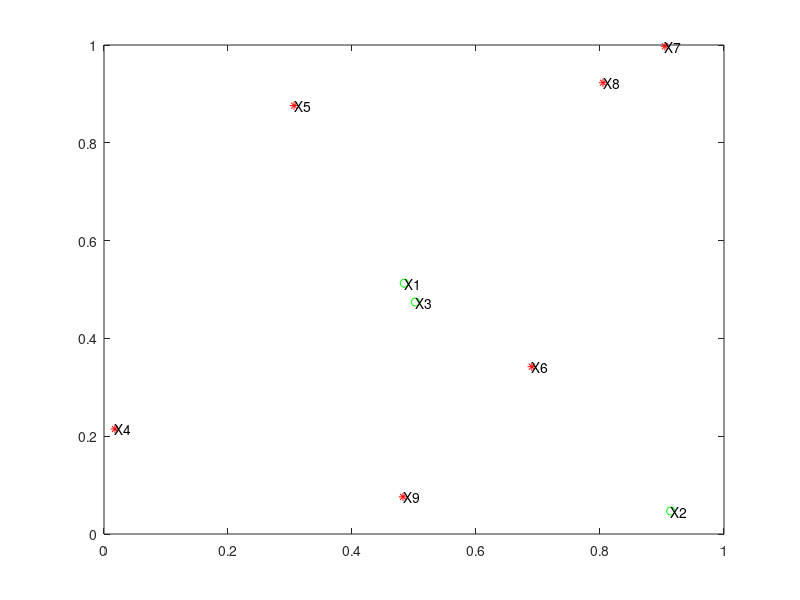

This figure's MATLAB source: (Note: this script raises an error after producing the figure.)
clear all
close all

pursuers_num = 3;
evaders_num = 6;
agents_sum = pursuers_num + evaders_num;
t_step = 0.01;
capture_dis = 0.05;
counter = 0;
L = 1; % 边长为1的正方形
square_x = [0 0 L L 0]; % 5个顶点的坐标,第一个和最后一个重合才能形成封闭图形
square_y = [0 L L 0 0];
% 最大速度
max_speed = 0.15; % 设置最大速度
% 初始化智能体参数
for i = 1:agents_sum
agents(i).pos = rand(1,2);
agents(i).active = 1; % evader 存活flag
agents(i).min_dis = 100;
agents(i).distance = 0;
end

% 势场参数
k_att = 1.5; % 吸引力系数
k_rep = 0.35; % 排斥力系数
rep_range = 0.02; % 排斥力作用范围

% 新参数
cooperation_range = 0.1; % 协作范围
prediction_factor = 1; % 预测因子
noise_amplitude = 0.8; % 添加噪声幅度
inertia = 0.4; % 添加惯性因子

figure()
while 1
if sum([agents(pursuers_num+1:agents_sum).active]) == 0 % 所有的evader都被抓到了
% 输出视频
v = VideoWriter('Hunt based on APF.avi');
v.FrameRate = 4;
open(v);
writeVideo(v, F);
close(v);

    % 计算追捕者的距离总和
    total_distance_pursuers = sum([agents(1:pursuers_num).distance]);
    
    % 收集追捕者的距离数据
    distances = zeros(1, pursuers_num);
    for i = 1:pursuers_num
        distances(i) = agents(i).distance;
    end
    % 计算追捕者的距离总和
    num_dis=1;
% 绘制柱状图
for i=1:agents_sum
if agents(i).active==1
distances(num_dis)=agents(i).distance;
num_dis=num_dis+1;
end
end
figure;

%绘制随机颜色,生成一个 pursuers_num x 3 的矩阵，其中每行代表一个随机颜色（RGB值）。
colors = rand(pursuers_num, 3);
for i=1:pursuers_num
    bar(distances(i),colors(i,:),BarWidth=1.2);
end
ylabel('Total Distance Traveled');
xlabel('Agent Index');
title('Distance Traveled by Each Agent');
% 显示追捕者的距离总和
disp(['Total distance traveled by all pursuers: ', num2str(total_distance_pursuers)]);
return;
else
    % 画pursuer和evader的位置
    temp_pos = reshape([agents.pos], 2, agents_sum)';
    plot(temp_pos(1:pursuers_num,1), temp_pos(1:pursuers_num,2), 'go', ...
         temp_pos(pursuers_num+1:end,1), temp_pos(pursuers_num+1:end,2), 'r*');
    
    % 打label
    plabels = arrayfun(@(n) {sprintf('X%d', n)}, (1:agents_sum)');
    hold on
    Hpl = text(temp_pos(:,1), temp_pos(:,2), plabels, ...
          'HorizontalAlignment','left', ...
          'BackgroundColor', 'none');
    xlim([0 1]);
    ylim([0 1]);
   
    % 初始化 last_direction
    if ~isfield(agents, 'last_direction')
        for i = 1:pursuers_num
            agents(i).last_direction = [0, 0];
        end
    end

    % 追捕者的力计算
    for i = 1:pursuers_num
        F_att = [0, 0];
        F_rep = [0, 0];
        F_coop = [0, 0];
        nearest_evader_dist = inf;
        nearest_evader_pos = [0, 0];
        nearest_evader_vel = [0, 0];
        
        % 目标选择：找到最近的未被其他追捕者盯上的逃避者
        for j = (pursuers_num+1):agents_sum
            if agents(j).active
                diff = agents(j).pos - agents(i).pos;
                diff(1) = mod(diff(1) + L/2, L) - L/2;
                diff(2) = mod(diff(2) + L/2, L) - L/2;
                dist = norm(diff);
                is_targeted = false;
                for k = 1:pursuers_num
                    if k ~= i
                        diff_k = agents(k).pos - agents(j).pos;
                        diff_k(1) = mod(diff_k(1) + L/2, L) - L/2;
                        diff_k(2) = mod(diff_k(2) + L/2, L) - L/2;
                        if norm(diff_k) < dist
                            is_targeted = true;
                            break;
                        end
                    end
                end
                if ~is_targeted && dist < nearest_evader_dist
                    nearest_evader_dist = dist;
                    nearest_evader_pos = agents(j).pos;
                    if isfield(agents(j), 'velocity')
                        nearest_evader_vel = agents(j).velocity;
                    else
                        nearest_evader_vel = [0, 0];
                    end
                end
            end
        end
        
        % 计算吸引力（包括预测）
        predicted_pos = nearest_evader_pos + prediction_factor * nearest_evader_vel;
        diff = predicted_pos - agents(i).pos;
        diff(1) = mod(diff(1) + L/2, L) - L/2;
        diff(2) = mod(diff(2) + L/2, L) - L/2;
        dist = norm(diff);
        k_att_adjusted = k_att * (1 + 1 / dist); % 距离越近，吸引力越大
        F_att = k_att_adjusted * diff / dist;
        
        % 计算排斥力（避免碰撞）
        for j = 1:agents_sum
            if i ~= j
                diff = agents(j).pos - agents(i).pos;
                diff(1) = mod(diff(1) + L/2, L) - L/2;
                diff(2) = mod(diff(2) + L/2, L) - L/2;
                dist = norm(diff);
                if dist < rep_range
                    F_rep = F_rep - k_rep * (1/dist - 1/rep_range) * (1/dist^2) * diff / dist;
                end
            end
        end
        
        % 计算协作力
        for j = 1:pursuers_num
            if i ~= j
                diff = agents(j).pos - agents(i).pos;
                diff(1) = mod(diff(1) + L/2, L) - L/2;
                diff(2) = mod(diff(2) + L/2, L) - L/2;
                dist = norm(diff);
                if dist < cooperation_range
                    F_coop = F_coop + 0.5 * diff / dist; % 轻微吸引，形成包围之势
                end
            end
        end
        
        % 合力
        F_total = F_att + F_rep + F_coop;
        
        % 添加随机噪声（减小幅度）
        noise = 0.5 * noise_amplitude * (rand(1,2) - 0.5);
        F_total = F_total + noise;
        
        % 添加惯性（减小影响）
        F_total = F_total + 0.3 * inertia * agents(i).last_direction;
        
        % 归一化力
        if norm(F_total) > 0
            F_total = F_total / norm(F_total);
        end
        
        agents(i).up = F_total;
        agents(i).last_direction = F_total;
    end

    % 更新追捕者位置
    max_speed_pursuer = 0.8; % 略微增加最大速度
    acceleration = 0.15; % 加速度
    for i = 1:pursuers_num
        if agents(i).active
            if ~isfield(agents(i), 'velocity') || isempty(agents(i).velocity)
                agents(i).velocity = [0, 0];
            end

            % 确保 up 是行向量
            agents(i).up = agents(i).up(:)';
            
            % 保存旧位置
            old_pos = agents(i).pos;
            
            % 更新速度
            agents(i).velocity = agents(i).velocity + acceleration * agents(i).up;
            
            % 限制最大速度
            speed = norm(agents(i).velocity);
            if speed > max_speed_pursuer
                agents(i).velocity = max_speed_pursuer * agents(i).velocity / speed;
            end
            
            % 更新位置
            new_pos = agents(i).pos + t_step * agents(i).velocity;
            agents(i).pos = checkBounds(new_pos, L);
            
            % 更新移动距离
            agents(i).distance = agents(i).distance + norm(agents(i).pos - old_pos);
        end
    end

    % 更新逃避者位置
    for i = (pursuers_num+1):agents_sum
        if agents(i).active
            % 确保 velocity 存在并且是正确的形状
            if ~isfield(agents(i), 'velocity') || isempty(agents(i).velocity)
                agents(i).velocity = [0, 0];
            elseif numel(agents(i).velocity) ~= 2
                warning('Agent %d velocity has unexpected size. Resetting to [0, 0].', i);
                agents(i).velocity = [0, 0];
            else
                agents(i).velocity = agents(i).velocity(:)'; % 确保是行向量
            end
            
            % 计算逃避方向
            escape_direction = [0, 0];
            for j = 1:pursuers_num
                diff = agents(i).pos - agents(j).pos;
                diff(1) = mod(diff(1) + L/2, L) - L/2;
                diff(2) = mod(diff(2) + L/2, L) - L/2;
                dist = norm(diff);
                escape_direction = escape_direction + diff / (dist^2);
            end
            
            % 确保 escape_direction 是非零向量
            if norm(escape_direction) > 0
                escape_direction = escape_direction / norm(escape_direction);
            else
                escape_direction = [rand(), rand()]; % 如果为零，随机选择一个方向
                escape_direction = escape_direction / norm(escape_direction);
            end
            
            % 更新速度
            agents(i).velocity = 3 * agents(i).velocity + 2 * escape_direction;
            
            % 限制最大速度
            speed = norm(agents(i).velocity);
            if speed > max_speed
                agents(i).velocity = max_speed * agents(i).velocity / speed;
            end
            
            % 更新位置
            new_pos = agents(i).pos + t_step * agents(i).velocity;
            agents(i).pos = checkBounds(new_pos, L);

            % 如果位置被边界限制，调整速度
            if any(agents(i).pos ~= new_pos)
                agents(i).velocity = (agents(i).pos - old_pos) / t_step;
            end
        end
    end
    
    % 判断是否触发被捕获
    for i = (pursuers_num+1):agents_sum
        if agents(i).active
            for j = 1:pursuers_num
                diff = agents(i).pos - agents(j).pos;
                diff(1) = mod(diff(1) + L/2, L) - L/2;
                diff(2) = mod(diff(2) + L/2, L) - L/2;
                dis = norm(diff);
                if dis < agents(i).min_dis
                    agents(i).min_dis = dis; % 计算每个evader到所有的pursuer的最小距离
                end
            end
            % 判断evader被成功捕获的触发条件
            if agents(i).min_dis < capture_dis
                agents(i).active = 0;
                for j = 1:pursuers_num
                    agents(j).min_dis = 100; % evader死掉后，需要更新下pursuer的min_dis距离，否则会朝着死掉的evader继续前进
                end
                if agents(i).active % 确保只有活跃的逃避者才被绘制
                    hold on
                    plot(agents(i).pos(1,1), agents(i).pos(1,2), 'g*')
                end
            end
        end
    end
    
    hold off
    counter = counter + 1;
    F(counter) = getframe(gcf); % gcf并不是提前定义的变量，直接用就行！
    pause(0.01)
end
end

% 边界检查和调整函数
function pos = checkBounds(pos, L)
if numel(pos) < 2
error('Position must be a 2-element vector.');
end
pos(1) = mod(pos(1), L);
pos(2) = mod(pos(2), L);
end